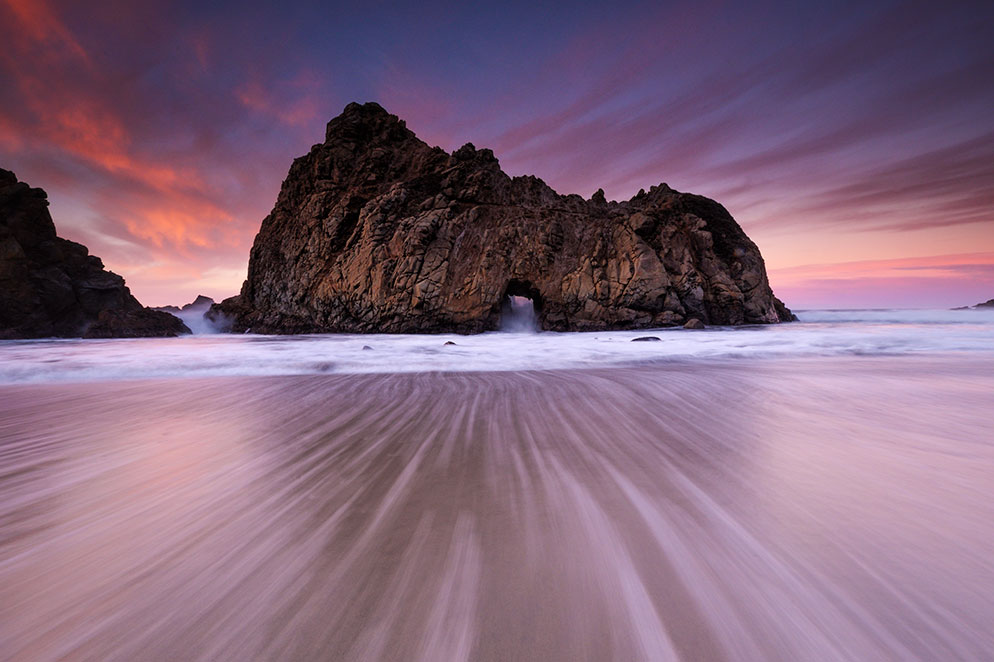
#> input picture week_2/test.jpg, 994 x 662 px, found by its file name
$ python q1.py
#> lines starting #> are read from the running program, lines starting #| are printed output that depends on the picture
import cv2 as cv
import matplotlib.pyplot as plt
import numpy as np

# Path to the image
path = r'C:\\Users\\ugcse.PG-CP.000\\Desktop\\210962062\\week_2\\test.jpg'

# Load the image in grayscale
img = cv.imread(path, cv.IMREAD_GRAYSCALE)
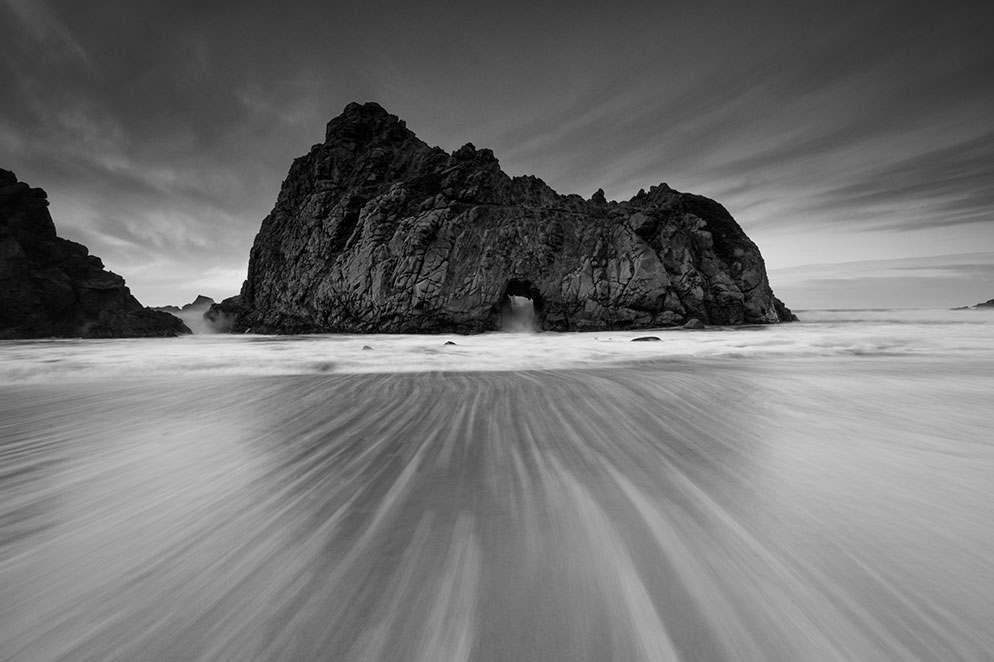
#> img: shape (662, 994); min 0, max 254, mean 113.4

# Apply histogram equalization
equ = cv.equalizeHist(img)
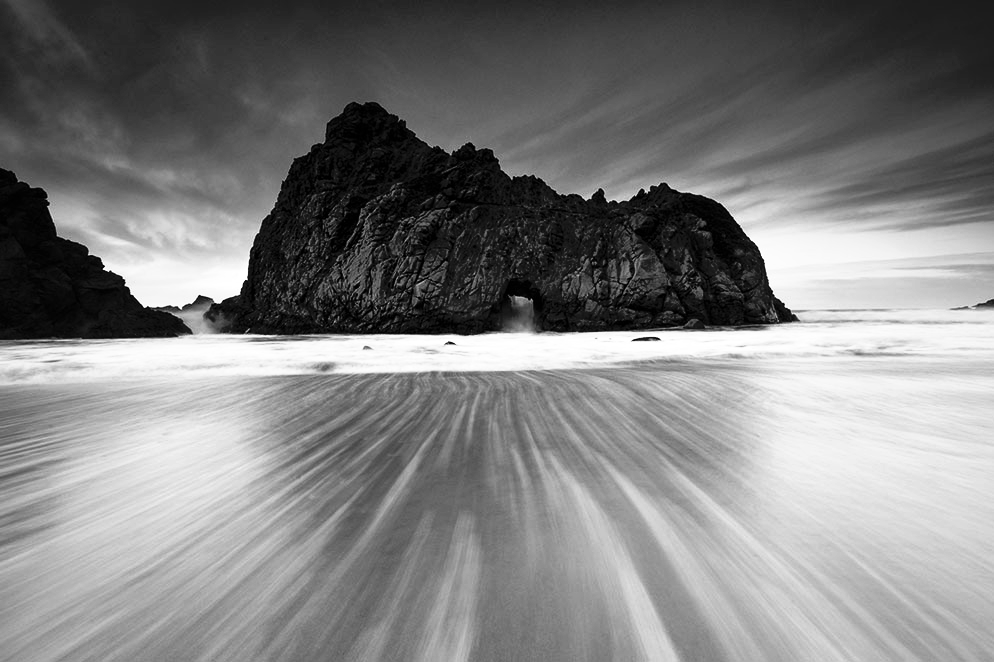
#> equ: shape (662, 994); min 0, max 255, mean 127.8

# Concatenate the original and equalized images side by side
res = np.hstack((img, equ))
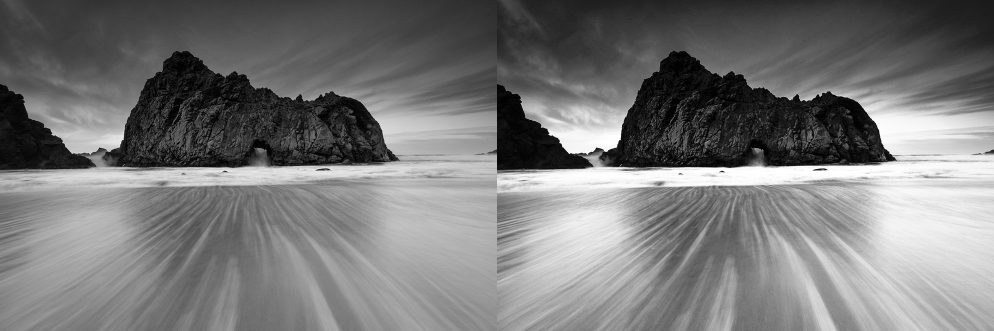
#> res: shape (662, 1988) (shown at 1/2 size); min 0, max 255, mean 120.6

# Calculate histograms for the original and equalized images
histr = cv.calcHist([img], [0], None, [256], [0, 256])
#> histr = 256 values, max 5115 at index 64, min 0 at index 243, mean 2570.4
histr1 = cv.calcHist([equ], [0], None, [256], [0, 256])
#> histr1 = 256 values, max 5115 at index 50, min 0 at index 36, mean 2570.4

# Display the histograms using matplotlib
plt.subplots(figsize=(15, 5))
plt.subplot(1, 2, 1)
plt.plot(histr)
plt.title('Histogram of Original Image')
plt.subplot(1, 2, 2)
plt.plot(histr1)
plt.title('Histogram of Equalized Image')
plt.show()
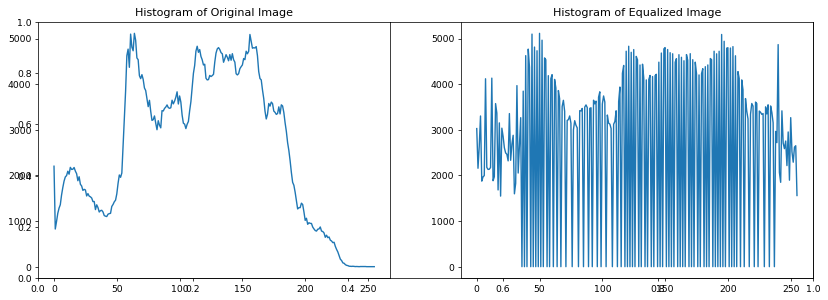
#> figure drawn by matplotlib, 2 panels; panel 1: curve peaks at x = 64, y = 5115; panel 2: curve peaks at x = 50, y = 5115

# Display the concatenated image
cv.imshow('Result', res)

# Wait for a key press and close all windows
cv.waitKey(0)
cv.destroyAllWindows()

$ run again, with week_2/input.jpg copied over week_2/test.jpg
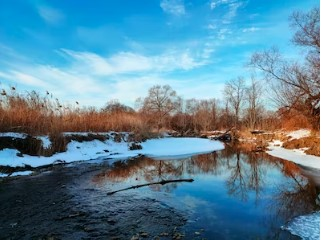
#> input picture week_2/input.jpg, 321 x 240 px, found by its file name
#> `res = np.hstack((img, equ))`:
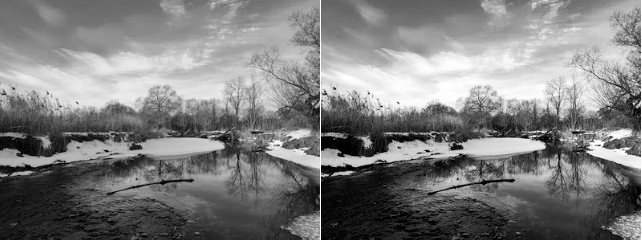
#> res: shape (240, 642); min 0, max 255, mean 125.4
#> histr = 256 values, max 674 at index 108, min 0 at index 247, mean 300.9
#> histr1 = 256 values, max 674 at index 103, min 0 at index 14, mean 300.9
#> `plt.show()`:
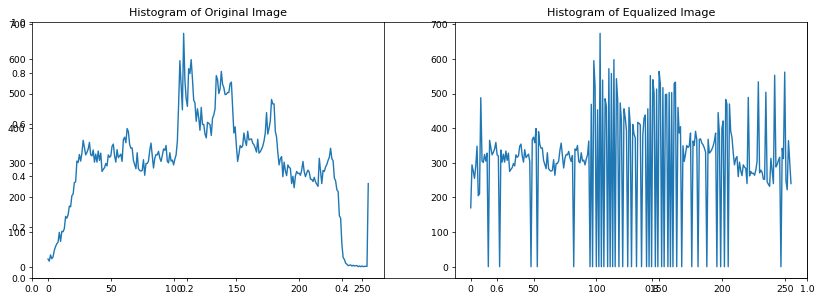
#> figure drawn by matplotlib, 2 panels; panel 1: curve peaks at x = 108, y = 674; panel 2: curve peaks at x = 103, y = 674
